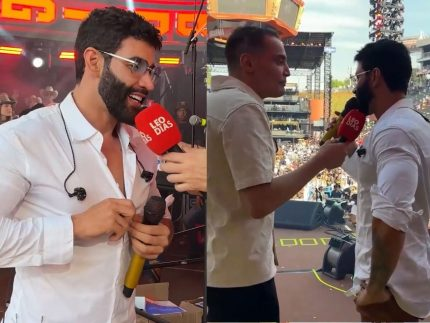
#> input picture ld_3.jpg, 430 x 323 px, given in place of card_template_ovc.png, which was not available
$ python card_generator.py ../ld_3.jpg ../pub_1.jpg ../pub_1.jpg
#> lines starting #> are read from the running program, lines starting #| are printed output that depends on the picture; pictures that were not available may be replaced by others from this repository, and a replacement may not be noted
#!/usr/bin/env python3
"""
OVC Card Generator
Gera card padrão OVC com imagem da notícia + template + título
"""
import sys, io, base64, urllib.request
from pathlib import Path
from PIL import Image, ImageDraw, ImageFont

TEMPLATE_PATH = Path(__file__).parent.parent / "public" / "images" / "card_template_ovc.png"

ACENTO_CATS = {
    "politica":     (220, 38,  38),
    "economia":     (37,  99, 235),
    "negocios":     (124, 58, 237),
    "investimentos":(5,  150, 105),
    "seguros":      (2,  132, 199),
    "mercados":     (8,  145, 178),
    "tecnologia":   (99, 102, 241),
    "esportes":     (22, 163,  74),
    "saude":        (22, 163,  74),
    "educacao":     (139, 92, 246),
    "tributacao":   (180, 83,   9),
    "regulacao":    (147, 51, 234),
    "industria":    (234, 88,  12),
    "familia":      (219, 39, 119),
    "internacional":(220, 38,  38),
    "variedades":   (236, 72, 153),
}

LABEL_CATS = {
    "politica":"POLÍTICA","economia":"ECONOMIA","negocios":"NEGÓCIOS",
    "investimentos":"INVESTIMENTOS","seguros":"SEGUROS","mercados":"MERCADOS",
    "tecnologia":"TECNOLOGIA","esportes":"ESPORTES","saude":"SAÚDE",
    "educacao":"EDUCAÇÃO","tributacao":"TRIBUTAÇÃO","regulacao":"REGULAÇÃO",
    "industria":"INDÚSTRIA","familia":"FAMÍLIA","internacional":"INTERNACIONAL",
    "variedades":"VARIEDADES",
}

def gerar_card(titulo: str, categoria: str, imagem_url: str = None) -> bytes:
#> called with titulo = '../ld_3.jpg', categoria = '../pub_1.jpg', imagem_url = '../pub_1.jpg'
    template = Image.open(TEMPLATE_PATH).convert("RGBA")
    W, H = template.size  # 1080x1350
#> W = 430; H = 323

    IMG_TOP = 240
    IMG_BOT = 1090
    IMG_H   = IMG_BOT - IMG_TOP

    card = Image.new("RGBA", (W, H), (0, 0, 0, 255))

    # Imagem da notícia
    if imagem_url:
        try:
            req = urllib.request.Request(imagem_url, headers={"User-Agent": "Mozilla/5.0"})
            data = urllib.request.urlopen(req, timeout=10).read()
            noticia_img = Image.open(io.BytesIO(data)).convert("RGBA")
            noticia_resized = noticia_img.resize((W, IMG_H), Image.LANCZOS)
            card.paste(noticia_resized, (0, IMG_TOP))
        except Exception:
            acento = ACENTO_CATS.get(categoria, (220, 38, 38))
            bg = Image.new("RGBA", (W, IMG_H), (*acento, 40))
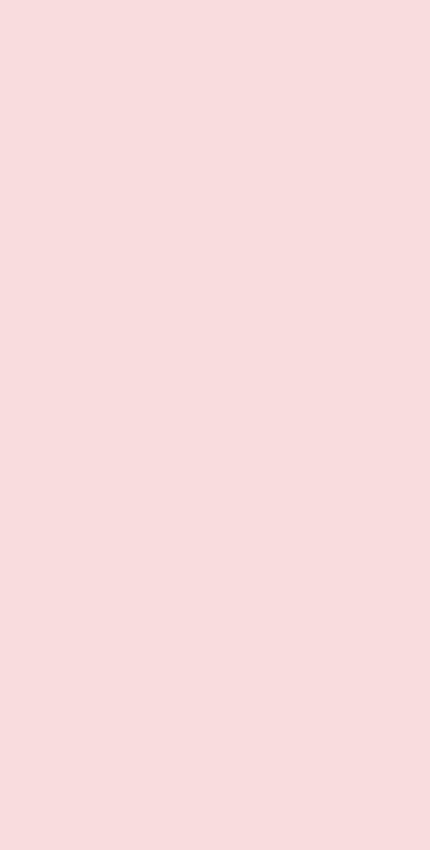
#> bg: PIL image 430x850 RGBA; mean R, G, B, A 220, 38, 38, 40; transparent parts drawn white
            card.paste(bg, (0, IMG_TOP))
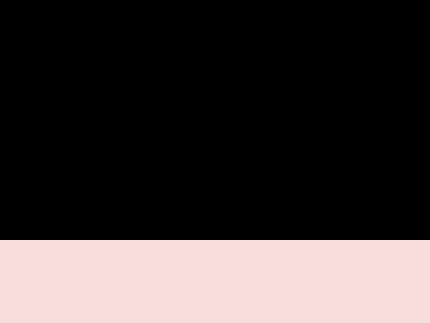
#> card: PIL image 430x323 RGBA; mean R, G, B, A 56.5, 9.8, 9.8, 199.8; transparent parts drawn white
    else:
        acento = ACENTO_CATS.get(categoria, (220, 38, 38))
        bg = Image.new("RGBA", (W, IMG_H), (*acento, 40))
        card.paste(bg, (0, IMG_TOP))

    # Overlay escuro para legibilidade
    overlay = Image.new("RGBA", (W, H), (0, 0, 0, 0))
#> overlay: PIL image 430x323 RGBA; every value is 0
    draw_ov = ImageDraw.Draw(overlay)
    draw_ov.rectangle([0, IMG_TOP, W, IMG_BOT], fill=(0, 0, 0, 160))
    card = Image.alpha_composite(card, overlay)
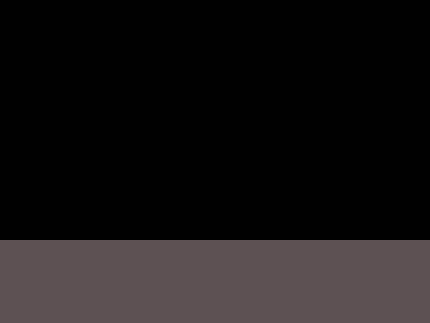
#> card: PIL image 430x323 RGBA; mean R, G, B, A 4.9, 0.8, 0.8, 234.4; transparent parts drawn white

    # Template original por cima (topo e rodapé intactos)
    card = Image.alpha_composite(card, template)

    draw = ImageDraw.Draw(card)
    acento = ACENTO_CATS.get(categoria, (220, 38, 38))
    label  = LABEL_CATS.get(categoria, categoria.upper())

    try:
        font_bold = ImageFont.truetype("/usr/share/fonts/truetype/dejavu/DejaVuSans-Bold.ttf", 56)
        font_cat  = ImageFont.truetype("/usr/share/fonts/truetype/dejavu/DejaVuSans-Bold.ttf", 30)
    except Exception:
        font_bold = font_cat = ImageFont.load_default()

    # Badge categoria
    cat_bbox = draw.textbbox((0, 0), label, font=font_cat)
#> cat_bbox = (0, 6, 208, 35)
    cw = cat_bbox[2] - cat_bbox[0]
#> cw = 208
    cx = (W - cw - 60) // 2
#> cx = 81
    cy = IMG_TOP + 60
    draw.rounded_rectangle([cx-10, cy-12, cx+cw+50, cy+50], radius=25, fill=(*acento, 255))
    draw.text((cx+20, cy), label, fill="#ffffff", font=font_cat)

    # Título
    words = titulo.split()
    lines, line = [], ""
    for w in words:
        test = (line + " " + w).strip()
        bb = draw.textbbox((0, 0), test, font=font_bold)
        if bb[2] - bb[0] > W - 120:
            if line: lines.append(line)
            line = w
        else:
            line = test
#> this loop made 1 pass
#> bb on pass 1: (0, 9, 310, 65)
#> after the loop, lines = []
    if line:
        lines.append(line)

    y_start = cy + 90
    for i, l in enumerate(lines[:4]):
        bb = draw.textbbox((0, 0), l, font=font_bold)
        lw = bb[2] - bb[0]
        draw.text(((W-lw)//2+2, y_start+i*75+2), l, fill=(0,0,0,200), font=font_bold)
        draw.text(((W-lw)//2,   y_start+i*75),   l, fill="#ffffff",    font=font_bold)
#> this loop made 1 pass
#> (l, bb, lw) on pass 1: ('../ld_3.jpg', (0, 9, 310, 65), 310)

    buf = io.BytesIO()
    card.convert("RGB").save(buf, format="JPEG", quality=92)
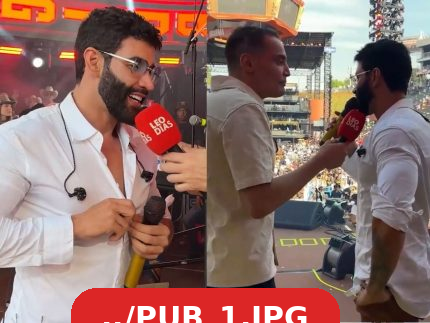
#> card: PIL image 430x323 RGBA; mean R, G, B, A 141.8, 109.7, 103.4, 255
    return buf.getvalue()

if __name__ == "__main__":
    titulo    = sys.argv[1] if len(sys.argv) > 1 else "Título de Teste"
    categoria = sys.argv[2] if len(sys.argv) > 2 else "politica"
    img_url   = sys.argv[3] if len(sys.argv) > 3 else None
    jpeg = gerar_card(titulo, categoria, img_url)
    sys.stdout.buffer.write(jpeg)

$ run again, on pub_1.jpg
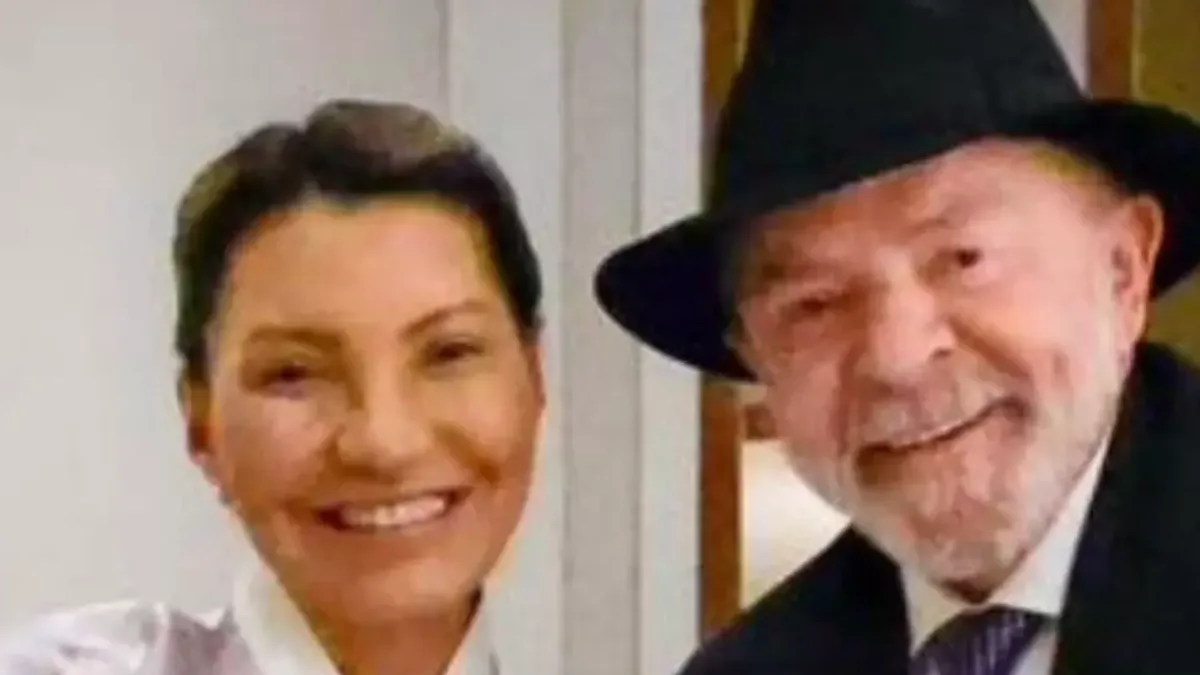
#> input picture pub_1.jpg, 1200 x 675 px, given in place of card_template_ovc.png, which was not available
#> overlay: PIL image 1200x675 RGBA; every value is 0
#> in gerar_card, `card = Image.alpha_composite(card, overlay)`:
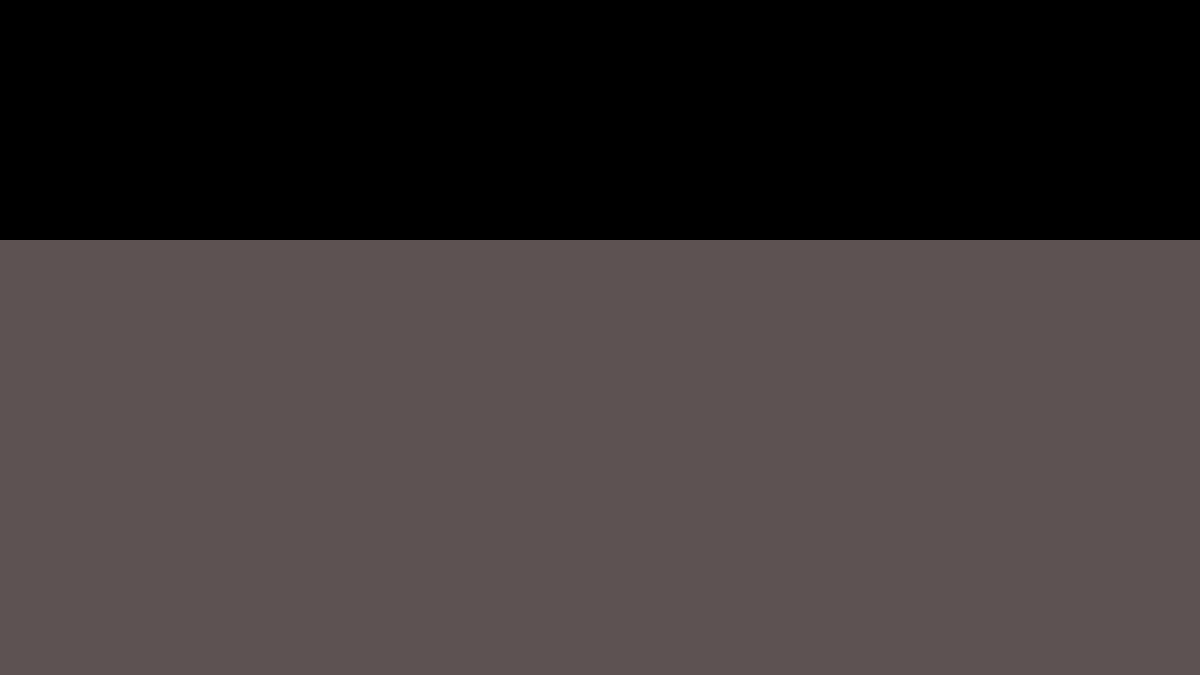
#> card: PIL image 1200x675 RGBA; mean R, G, B, A 12.2, 1.9, 1.9, 203.4; transparent parts drawn white
#> cat_bbox = (0, 6, 208, 35)
#> cw = 208
#> cx = 466
#> the loop in gerar_card, `for w in words:` made 1 pass
#> bb on pass 1: (0, 9, 371, 65)
#> after the loop in gerar_card, `for w in words:`: lines = []
#> the loop in gerar_card, `for i, l in enumerate(lines[:4]):` made 1 pass
#> (l, bb, lw) on pass 1: ('../pub_1.jpg', (0, 9, 371, 65), 371)
#> in gerar_card, `card.convert("RGB").save(buf, format="JPEG", quality=92)`:
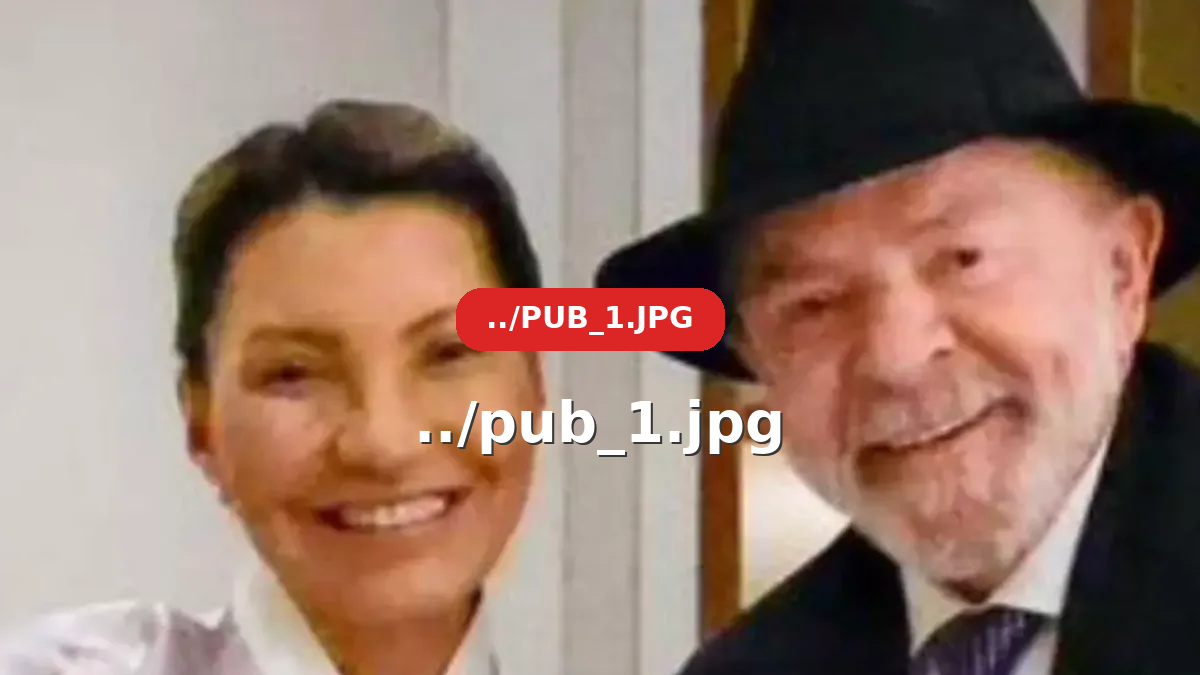
#> card: PIL image 1200x675 RGBA; mean R, G, B, A 149, 121.2, 107.9, 254.9; transparent parts drawn white

$ run again, on pub_2.jpg
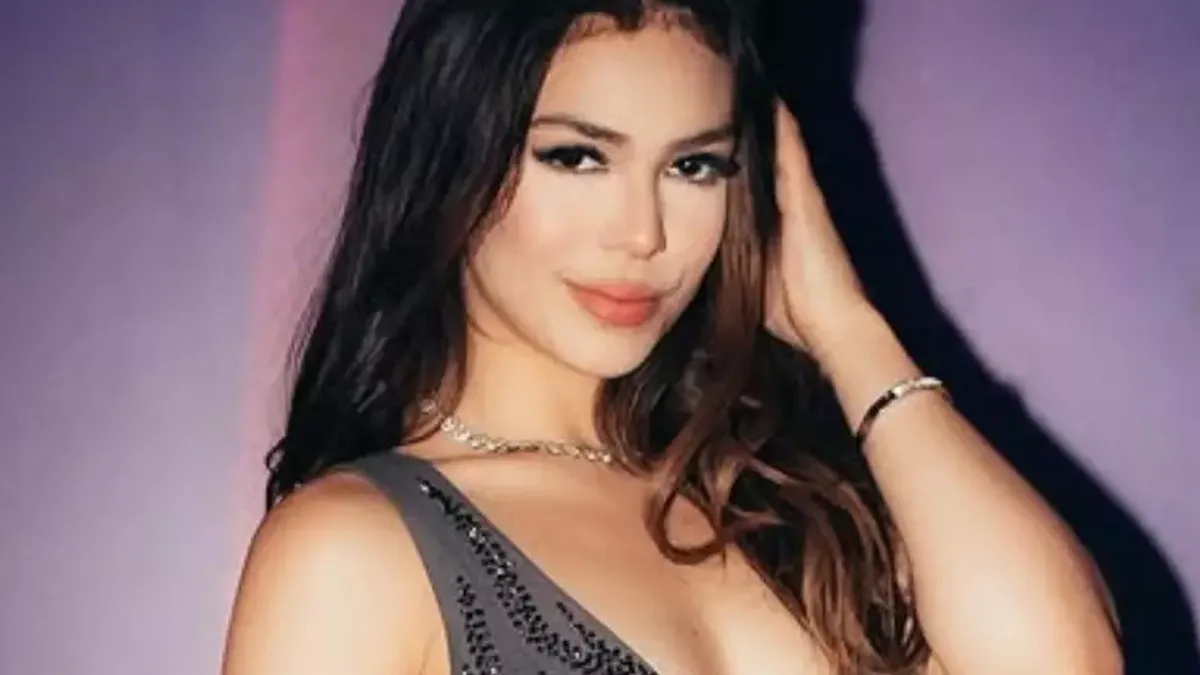
#> input picture pub_2.jpg, 1200 x 675 px, given in place of card_template_ovc.png, which was not available
#> overlay: PIL image 1200x675 RGBA; every value is 0
#> in gerar_card, `card = Image.alpha_composite(card, overlay)`:
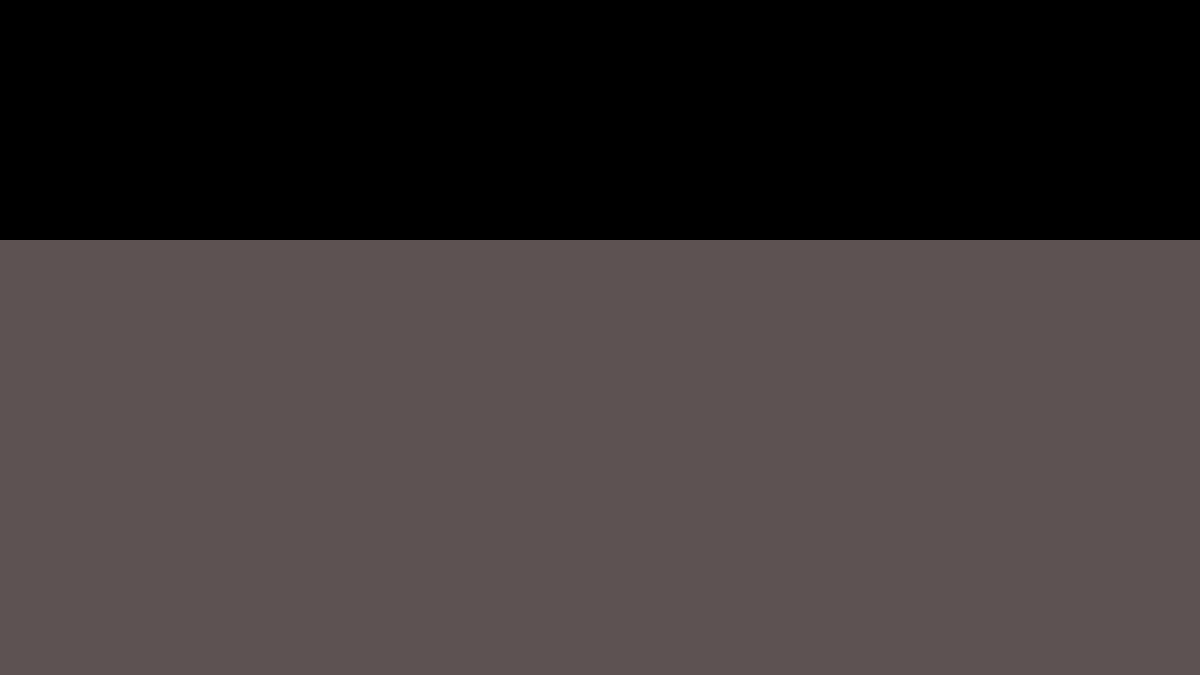
#> card: PIL image 1200x675 RGBA; mean R, G, B, A 12.2, 1.9, 1.9, 203.4; transparent parts drawn white
#> cat_bbox = (0, 6, 208, 35)
#> cw = 208
#> cx = 466
#> the loop in gerar_card, `for w in words:` made 1 pass
#> bb on pass 1: (0, 9, 371, 65)
#> after the loop in gerar_card, `for w in words:`: lines = []
#> the loop in gerar_card, `for i, l in enumerate(lines[:4]):` made 1 pass
#> (l, bb, lw) on pass 1: ('../pub_2.jpg', (0, 9, 371, 65), 371)
#> in gerar_card, `card.convert("RGB").save(buf, format="JPEG", quality=92)`:
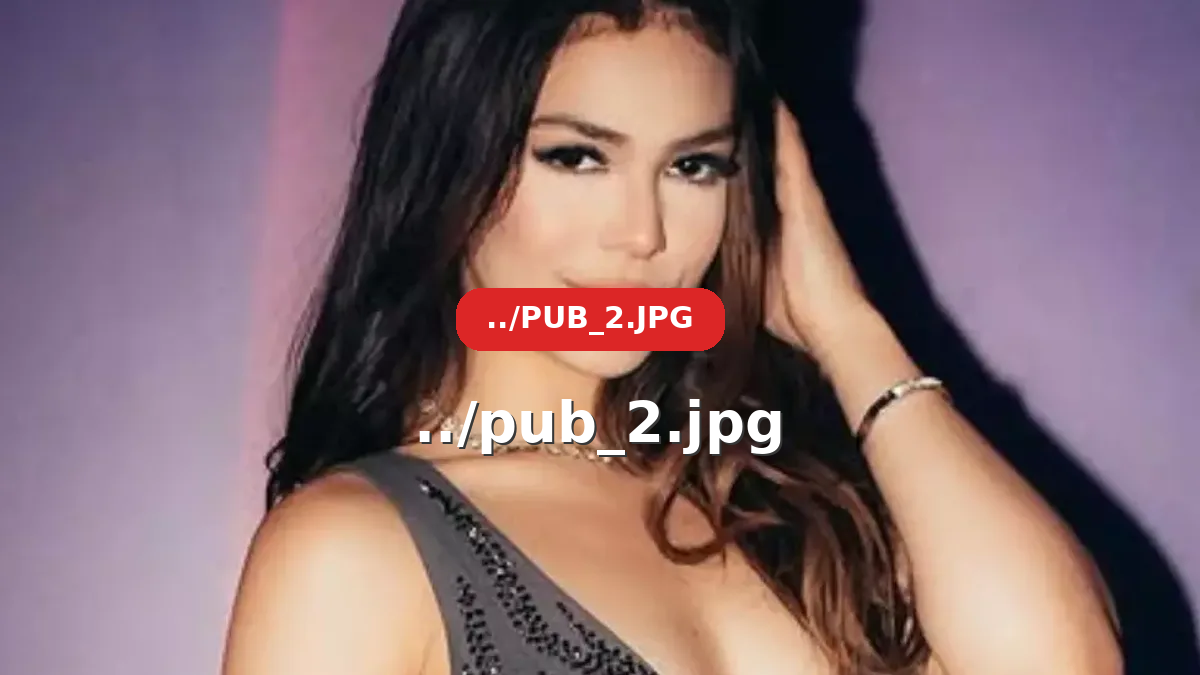
#> card: PIL image 1200x675 RGBA; mean R, G, B, A 134, 107.5, 113, 254.9; transparent parts drawn white
